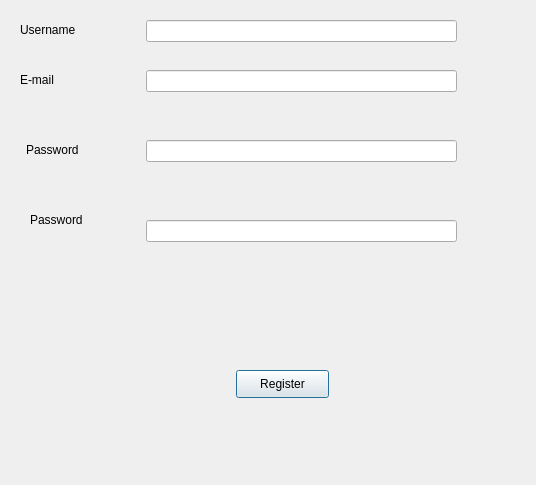
<?xml version="1.0" encoding="UTF-8"?>
<ui version="4.0">
 <class>Dialog</class>
 <widget class="QDialog" name="Dialog">
  <property name="geometry">
   <rect>
    <x>0</x>
    <y>0</y>
    <width>536</width>
    <height>485</height>
   </rect>
  </property>
  <property name="windowTitle">
   <string>Dialog</string>
  </property>
  <widget class="QLabel" name="label_4">
   <property name="geometry">
    <rect>
     <x>30</x>
     <y>210</y>
     <width>61</width>
     <height>20</height>
    </rect>
   </property>
   <property name="text">
    <string>Password</string>
   </property>
  </widget>
  <widget class="QLineEdit" name="lineEdit_2">
   <property name="geometry">
    <rect>
     <x>146</x>
     <y>70</y>
     <width>311</width>
     <height>22</height>
    </rect>
   </property>
  </widget>
  <widget class="QLineEdit" name="lineEdit_4">
   <property name="geometry">
    <rect>
     <x>146</x>
     <y>220</y>
     <width>311</width>
     <height>22</height>
    </rect>
   </property>
  </widget>
  <widget class="QLabel" name="label_3">
   <property name="geometry">
    <rect>
     <x>26</x>
     <y>140</y>
     <width>61</width>
     <height>20</height>
    </rect>
   </property>
   <property name="text">
    <string>Password</string>
   </property>
  </widget>
  <widget class="QPushButton" name="btnRegisterInPage">
   <property name="geometry">
    <rect>
     <x>236</x>
     <y>370</y>
     <width>93</width>
     <height>28</height>
    </rect>
   </property>
   <property name="text">
    <string>Register</string>
   </property>
  </widget>
  <widget class="QLineEdit" name="lineEdit">
   <property name="geometry">
    <rect>
     <x>146</x>
     <y>20</y>
     <width>311</width>
     <height>22</height>
    </rect>
   </property>
  </widget>
  <widget class="QLabel" name="label">
   <property name="geometry">
    <rect>
     <x>20</x>
     <y>20</y>
     <width>71</width>
     <height>20</height>
    </rect>
   </property>
   <property name="text">
    <string>Username</string>
   </property>
  </widget>
  <widget class="QLabel" name="label_2">
   <property name="geometry">
    <rect>
     <x>20</x>
     <y>70</y>
     <width>71</width>
     <height>20</height>
    </rect>
   </property>
   <property name="text">
    <string>E-mail</string>
   </property>
  </widget>
  <widget class="QLineEdit" name="lineEdit_3">
   <property name="geometry">
    <rect>
     <x>146</x>
     <y>140</y>
     <width>311</width>
     <height>22</height>
    </rect>
   </property>
  </widget>
 </widget>
 <resources/>
 <connections/>
</ui>
